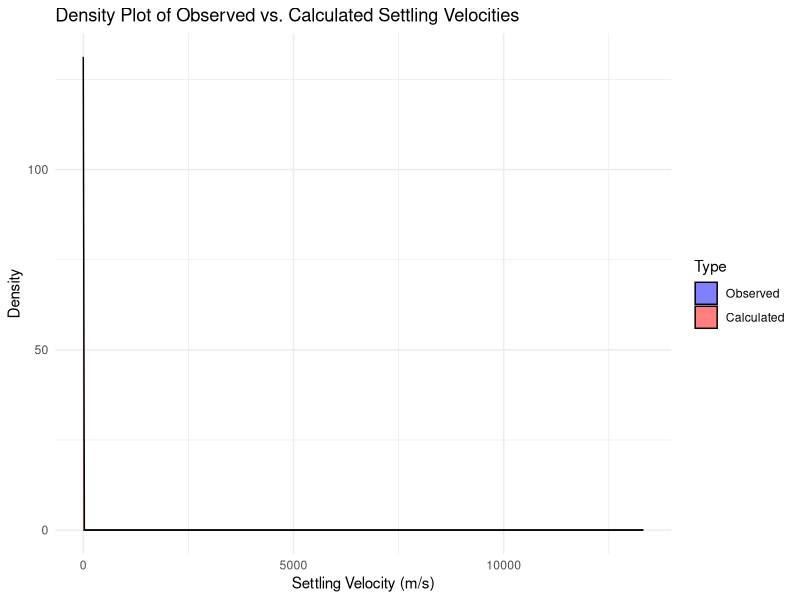

Here is the R script that generated this plot:
## ---- chunk 1
knitr::opts_chunk$set(echo = TRUE)
knitr::opts_knit$set(root.dir = 'C:/Users/jahar/Documents/Seed_transport_py/R_analysis/INNS_seed_transport')
## ---- chunk 2
library(tidyverse)
library(progress)
## ---- chunk 3
# seed morphology data 
seed_morphology_raw <- read_csv("data/seed_morphology_raw.csv")

seed_morphology <-seed_morphology_raw %>%
  group_by(group) %>%
  filter(length < 7.5) %>%
  summarise(mean_length_cm = mean(length)/10,
            mean_width_cm = mean(width)/10,
            mean_area_cm2 = mean(area)/10,
            mean_circularity = mean(circularity),
            mean_solidity = mean(solidity)) %>%
  mutate(group = tolower(group))

# seed mass data 
seed_mass <- read_csv("data/seed_mass.csv") %>%
  group_by(group)%>%
  summarise(mean_mass_g = mean(mass_g),
            mean_mass_mg = mean(mass_mg)) %>%
  mutate(group = tolower(group))


# seed settling velocity data 
seed_ws <- read_csv("data/seed_ws.csv", col_types = cols(...1 = col_skip())) 
  
seed_ws <- seed_ws %>%
  mutate(group = tolower(group))
## ---- chunk 4

morph_mass <- seed_morphology %>%
  full_join(seed_mass, by = "group")

ws_morph_mass <- morph_mass  %>%
  full_join(seed_ws, by ='group')
## ---- chunk 5
seed_ws_morphometrics <- ws_morph_mass %>%
 mutate(volume_cm3 = (4/3 * pi * (mean_width_cm/3)^3),
         density_gcm3 = mean_mass_g/volume_cm3)
## ---- chunk 6
obs_data <- seed_ws_morphometrics %>%
  mutate(density_kgm3 = density_gcm3 * 1000,
         diameter_m = mean_width_cm / 100,
         R = (density_kgm3 - 1000)/1000,
         g = 9.81,
         nu = 1.0e-6)

C1_values <- seq(0, 1000, by = 10)
C2_values <- seq(0, 30000, by = 100)
parameter_grid <- expand.grid(C1 = C1_values, C2 = C2_values)

pb <- progress_bar$new(
  format = "  Progress [:bar] :percent (:elapsed)",
  total = nrow(parameter_grid),
  clear = FALSE,
  width = 60
)

calculate_correlation <- function(C1, C2) {
  pb$tick() 
  
  obs_calc <- obs_data %>%
    mutate(Ws_FC_ms = (density_kgm3 * g * diameter_m^2) / 
             (C1 * nu + sqrt(0.75 * C2 * density_kgm3 * g * diameter_m^3)))
  
  cor(obs_calc$ws_ms.mean, obs_calc$Ws_FC_ms, use = "complete.obs")
}

results <- parameter_grid %>%
  mutate(correlation = map2_dbl(C1, C2, calculate_correlation))

best_fit <- results %>%
  arrange(desc(correlation)) %>%
  slice(1)

print(best_fit)

C2_best <- best_fit$C2

obs_calc <- obs_data %>%
  mutate(Ws_FC_ms = (density_kgm3 * g * diameter_m^2) / 
           (100 * nu + sqrt(0.75 * C2_best * density_kgm3 * g * diameter_m^3)))

## ---- chunk 7

# Reshape the data for easier plotting
obs_calc_long <- obs_calc %>%
  pivot_longer(cols = c(ws_ms.mean, Ws_FC_ms),
               names_to = "Type",
               values_to = "Settling_Velocity")

# Plot the density plot comparing observed vs calculated settling velocities
ggplot(obs_calc_long, aes(x = Settling_Velocity, fill = Type)) + 
  geom_density(alpha = 0.5, color = "black") +  # alpha for transparency
  labs(title = "Density Plot of Observed vs. Calculated Settling Velocities",
       x = "Settling Velocity (m/s)",
       y = "Density") +
  scale_fill_manual(values = c("blue", "red"), labels = c("Observed", "Calculated")) +
  theme_minimal()

